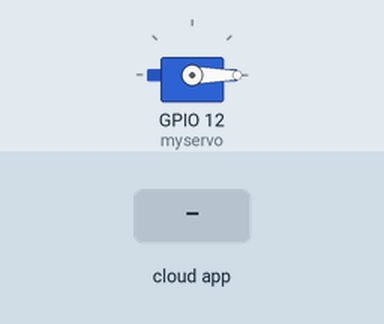
This sketch was run on a simulated ESP8266 (NodeMCU). On the bench: servo. Inputs (shaded band) come from the test bench. WiFi joins after 1.5 s; servers stay silent unless stated; no MQTT or app messages arrive unless stated; what the sketch prints to the serial monitor is not drawn.

Above: at 2.7 s.
2.8 s: the phone or cloud app sets slider to 90
At 4.0 s:
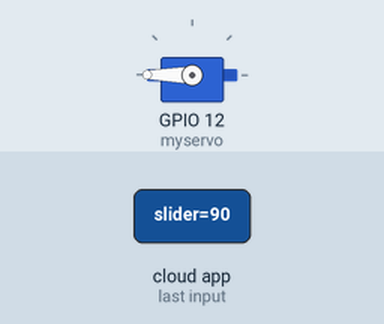
4.3 s: the phone or cloud app sets slider to 0
At 5.4 s:
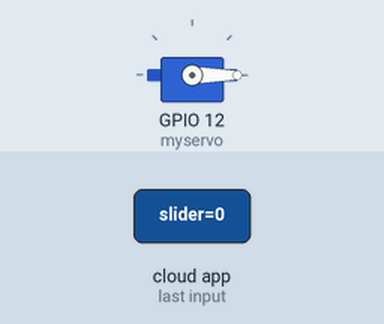
Timing chart, 0 to 7.3 s (numbered marks = the images above; inputs shaded):
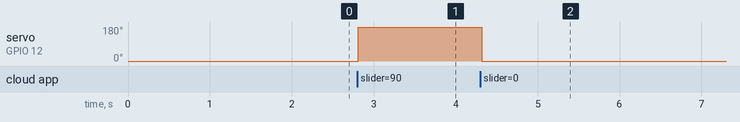

Measured:
- after the input at 2.8 s, servo on GPIO 12 (myservo): 0° → 180° at once
- after the input at 4.3 s, servo on GPIO 12 (myservo): 180° → 0° at once

The sketch:

garrageDoorOpener_ServoMotor.ino
```cpp
// Libraries
#include <ESP8266WiFi.h>
#include <Servo.h>
#include "Adafruit_MQTT.h"
#include "Adafruit_MQTT_Client.h"
#include <Servo.h>

Servo myservo;  // create servo object to control a servo

// WiFi parameters
#define WLAN_SSID       "DT_LAB"
#define WLAN_PASS       "fthu@050318"

// Adafruit IO
#define AIO_SERVER      "io.adafruit.com"
#define AIO_SERVERPORT  1883
#define AIO_USERNAME    "siddhesh"
#define AIO_KEY         "402abd741aae4a42b3847b22c71e6693"  // Obtained from account info on io.adafruit.com


WiFiClient client;

// Setup the MQTT client class by passing in the WiFi client and MQTT server and login details.
Adafruit_MQTT_Client mqtt(&client, AIO_SERVER, AIO_SERVERPORT, AIO_USERNAME, AIO_KEY);

/****************************** Feeds ***************************************/

// Setup a feed called 'lamp' for subscribing to changes.
// Notice MQTT paths for AIO follow the form: <username>/feeds/<feedname>
Adafruit_MQTT_Subscribe slider = Adafruit_MQTT_Subscribe(&mqtt, AIO_USERNAME "/feeds/slider");

/*************************** Sketch Code ************************************/

void setup() {

  myservo.attach(12);  // attaches the servo on GIO2 to the servo object
  myservo.write(0);
  Serial.begin(115200);
  Serial.println(F("Adafruit IO Example"));

  // Connect to WiFi access point.
  Serial.println(); Serial.println();
  delay(10);
  Serial.print(F("Connecting to "));
  Serial.println(WLAN_SSID);

  WiFi.begin(WLAN_SSID, WLAN_PASS);
  while (WiFi.status() != WL_CONNECTED) {
    delay(500);
    Serial.print(F("."));
  }
  Serial.println();

  Serial.println(F("WiFi connected"));
  Serial.println(F("IP address: "));
  Serial.println(WiFi.localIP());

  mqtt.subscribe(&slider);
  // connect to adafruit io
  connect();

}

void loop() {

  Adafruit_MQTT_Subscribe *subscription;
  // ping adafruit io a few times to make sure we remain connected
  if(! mqtt.ping(3)) {
    // reconnect to adafruit io
    if(! mqtt.connected())
      connect();
  }

  // this is our 'wait for incoming subscription packets' busy subloop
  while (subscription = mqtt.readSubscription(1000)) {


    if (subscription == &slider) {
      Serial.print(F("Slider: "));
      Serial.println((char *)slider.lastread);
      uint16_t sliderval = atoi((char *)slider.lastread);  // convert to a number
      //analogWrite(PWMOUT, sliderval); myservo.write(pos);
      if(sliderval < 50)  myservo.write(0);
      else if(sliderval > 120)  myservo.write(90);
      else  myservo.write(180);
    }

  }
  // Repeat every 10 seconds
  //delay(10000);

}

// connect to adafruit io via MQTT
void connect() {

  Serial.print(F("Connecting to Adafruit IO... "));

  int8_t ret;

  while ((ret = mqtt.connect()) != 0) {

    switch (ret) {
      case 1: Serial.println(F("Wrong protocol")); break;
      case 2: Serial.println(F("ID rejected")); break;
      case 3: Serial.println(F("Server unavail")); break;
      case 4: Serial.println(F("Bad user/pass")); break;
      case 5: Serial.println(F("Not authed")); break;
      case 6: Serial.println(F("Failed to subscribe")); break;
      default: Serial.println(F("Connection failed")); break;
    }

    if(ret >= 0)
      mqtt.disconnect();

    Serial.println(F("Retrying connection..."));
    delay(5000);

  }

  Serial.println(F("Adafruit IO Connected!"));

}
```
